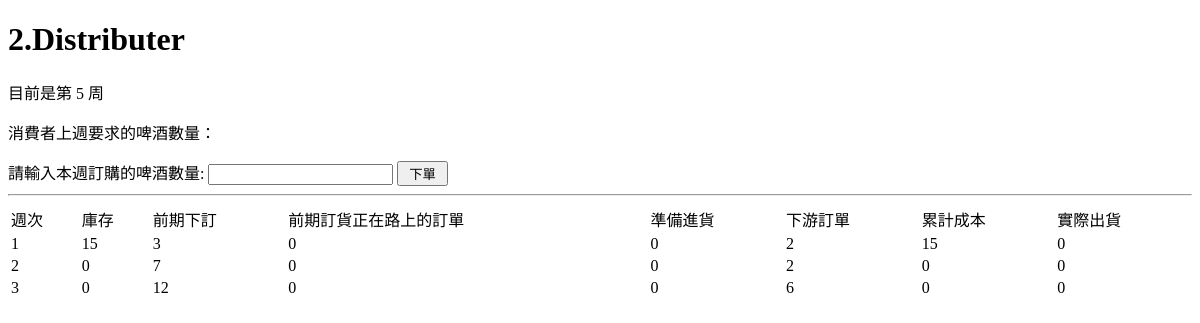
The app's page /Distributer.php, older data.
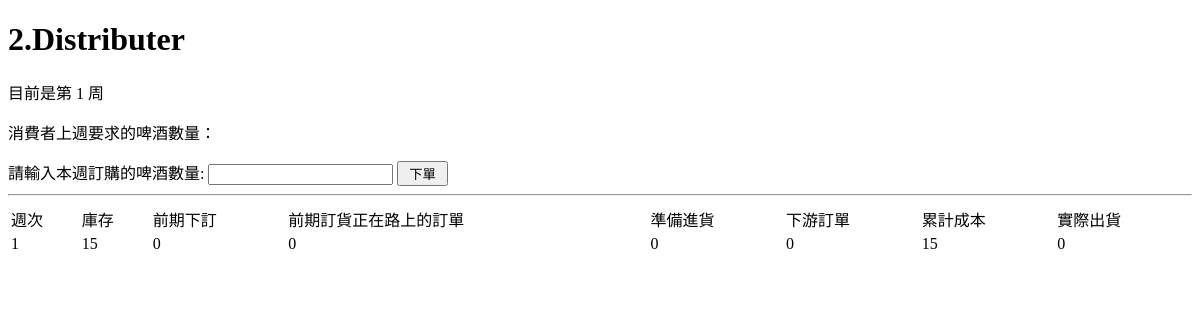
The same page, newer data.
### tables this page shows
CREATE TABLE `week_changed` (
  `no` int(11) NOT NULL,
  `tname` varchar(30) NOT NULL,
  `week` int(11) NOT NULL
);

CREATE TABLE `test` (
  `id` int(11) NOT NULL,
  `tname` varchar(11) NOT NULL,
  `pid` int(11) NOT NULL,
  `week` int(11) NOT NULL,
  `stock` int(11) NOT NULL,
  `demand` int(11) NOT NULL,
  `ontheway` int(11) NOT NULL,
  `readyin` int(11) NOT NULL,
  `ordered` int(11) NOT NULL,
  `cost` int(11) NOT NULL,
  `actual_shipment` int(11) NOT NULL
);

### orderModel.php (called while the page is built, shortened)
<?php
require("dbconfig.php");
function countOrder($tname,$pid){
    global $db;
    $sql = "SELECT week FROM week_changed WHERE tname = $tname";
    $stmt = mysqli_prepare($db, $sql);
    mysqli_stmt_execute($stmt);
    $result = mysqli_stmt_get_result($stmt);
    $rs = mysqli_fetch_assoc($result);
    return $rs['week'];
}
function getOrderList($tname,$pid)
{
    global $db;
    $sql = "SELECT * FROM test WHERE pid=? AND tname =?";
    $stmt = mysqli_prepare($db, $sql);
    mysqli_stmt_bind_param($stmt, "ii", $pid, $tname);
    mysqli_stmt_execute($stmt);
    $result = mysqli_stmt_get_result($stmt);
    return $result;
}
?>

### Distributer.php (the view, shortened to what this page needs)
<?php
require("dbconfig.php");
require("orderModel.php");
$pid=2;
?>
<!DOCTYPE html>
<html>
<head>
</head>
<body>
    <H1>2.Distributer</H1>
	<?php include("formTemplate.php"); ?>
	<hr>
    <table style="width: 100%">
	    <tbody><tr>
			<td>週次</td>
			<td>庫存</td>
		    <td>前期下訂</td>
		    <td>前期訂貨正在路上的訂單</td>
			<td>準備進貨</td>
			<td>下游訂單</td>
			<td>累計成本</td>
           <td>實際出貨</td>
	    </tr>
		<?php
		$result =getOrderList($tname,$pid);
		while (	$rs = mysqli_fetch_assoc($result)) {
			echo
			"<tr>",
			"<td>" , $rs['week'] , "</td>",
			"<td>" , $rs['stock'], "</td>",
			"<td>" , $rs['demand'], "</td>",
			"<td>" , $rs['ontheway'], "</td>",
			"<td>" , $rs['readyin'], "</td>",
			"<td>" , $rs['ordered'], "</td>",
			"<td>" , $rs['cost'], "</td>",
			"<td>" , $rs['actual_shipment'], "</td>",
			"</tr>";
		}
			?>
    </table>
</body>
</html>

### formTemplate.php (shortened to what this page needs)
<form method="post" action="orderControl.php">
    <p>目前是第
    <?php
        $tname = 1;
        $currWeek = countOrder($tname,$pid);
        echo $currWeek;
    ?>
    周
    </p>
    <p>消費者上週要求的啤酒數量：
    </p>
    請輸入本週訂購的啤酒數量:<?php ?>
    <input type ="text" name="order">
    <input type ="submit" value=" 下單 " />
</form>

Row changes from the older to the newer data that the page shows:
removed test: week "2", stock "0", demand "7", ontheway "0", readyin "0", ordered "2", cost "0", actual_shipment "0"
removed test: week "3", stock "0", demand "12", ontheway "0", readyin "0", ordered "6", cost "0", actual_shipment "0"
changed week_changed: week "5" → "1"
changed test: demand "3" → "0"; ordered "2" → "0"
